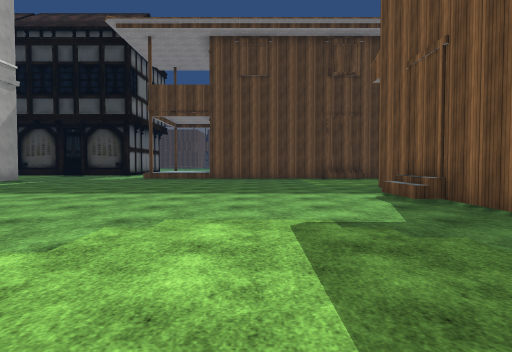
[1] (above)

24 first-person views from a walk through a scene from a Unity 3-D project. The camera is 1.3 m above the floor, tilts 2° down and sees 75° across. The floor is counted in squares, 2 m on a side. Each view is taken from the middle of a square. On the plan, view 1 faces up. The plan holds only what a view shows up to about 10 squares ahead; the rest is blank. The place goes on beyond the plan. The player character is not drawn. Some animated figures are left out. Some surface patterns are stand-ins.

[2]
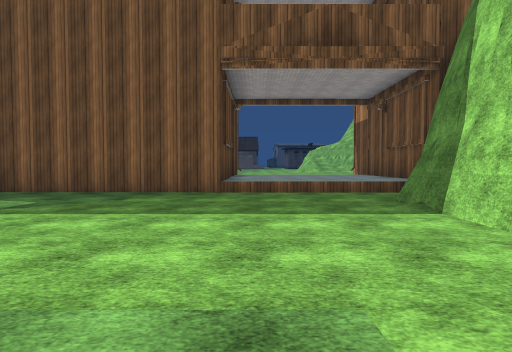

[3]
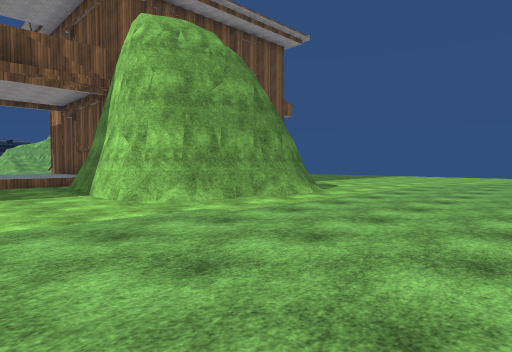

[4]
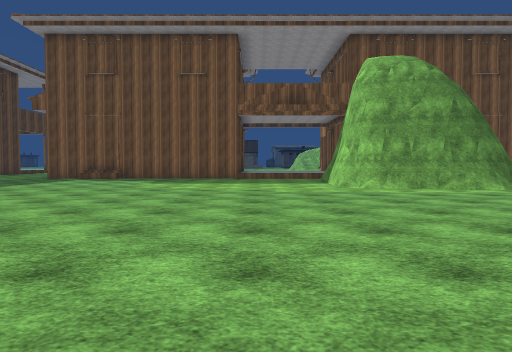

[5]
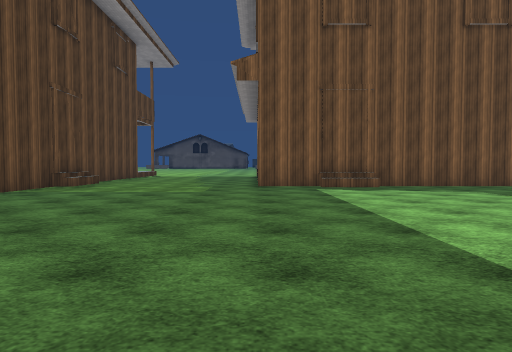

[6]
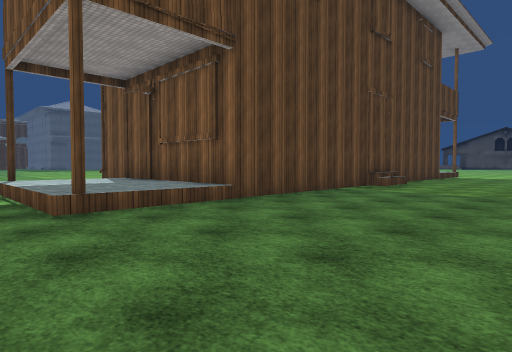

[7]
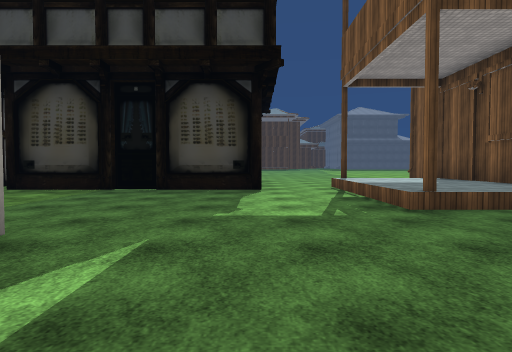

[8]
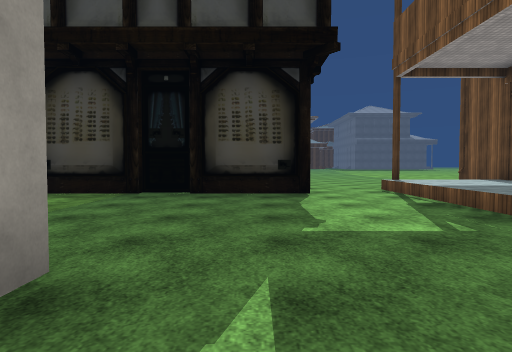

[9]
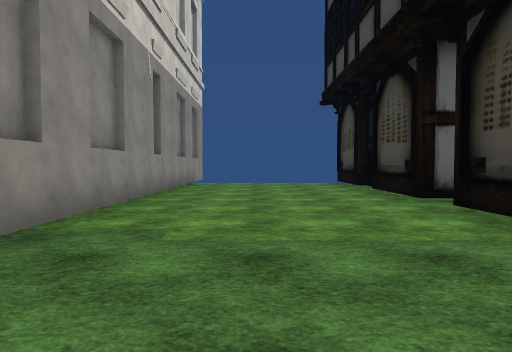

[10]
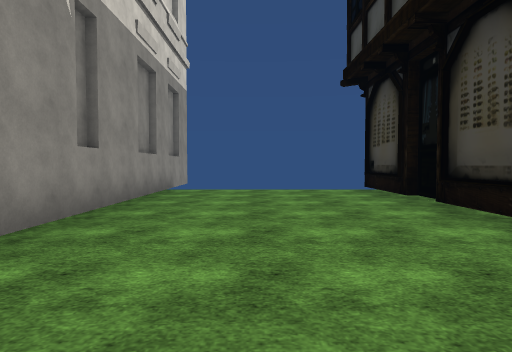

[11]
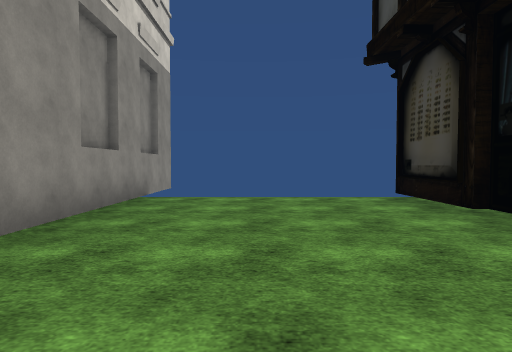

[12]
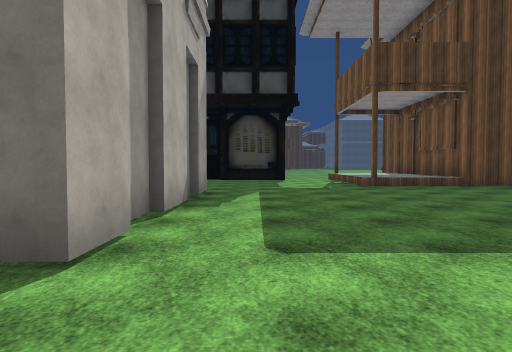

[13]
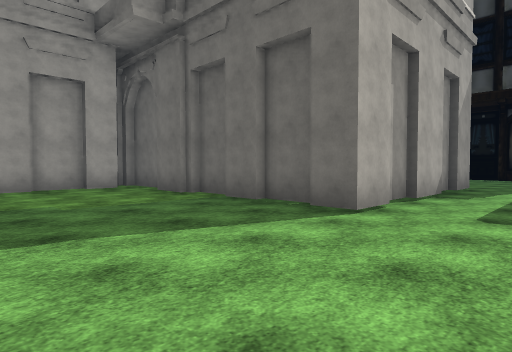

[14]
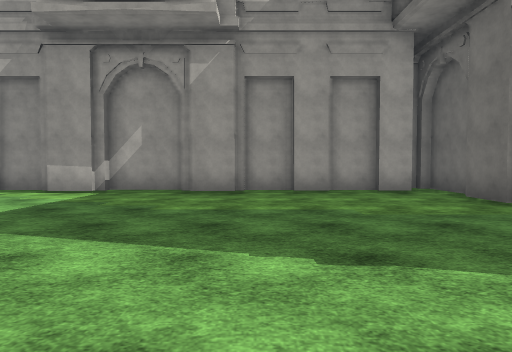

[15]
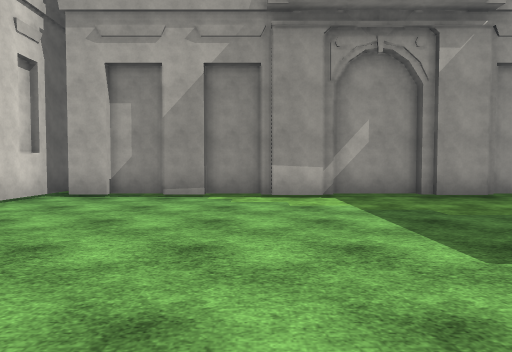

[16]
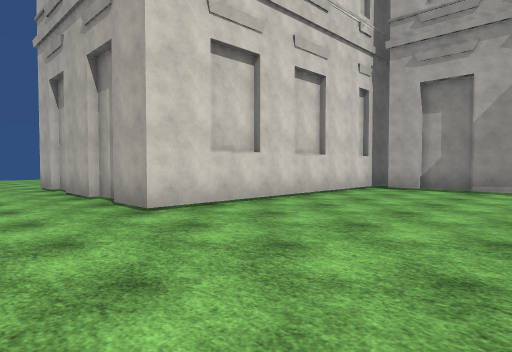

[17]
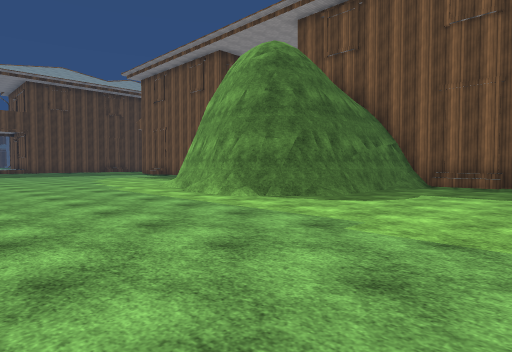

[18]
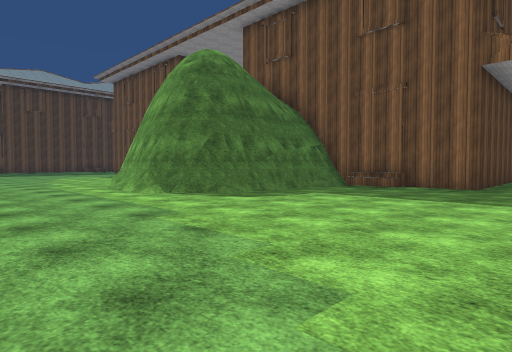

[19]
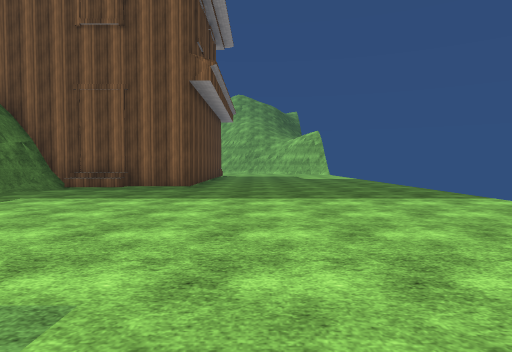

[20]
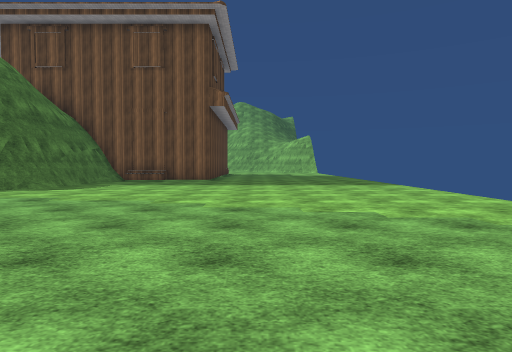

[21]
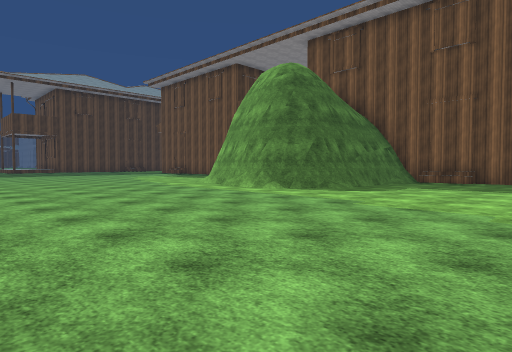

[22]
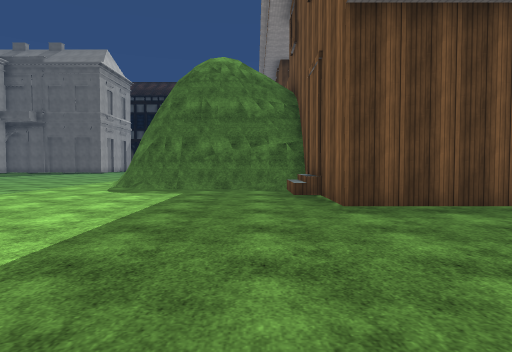

[23]
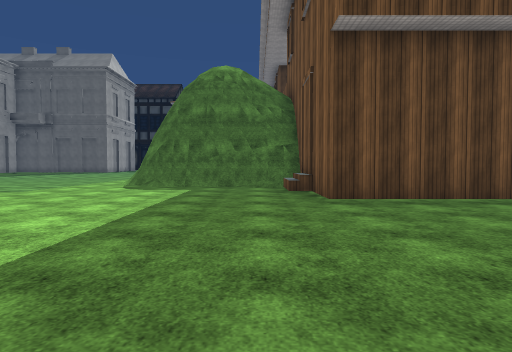

[24]
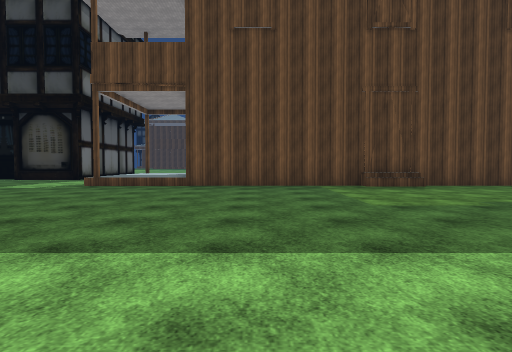

### Floor plan
Key: @ floor where view 1 was taken; # wall or solid block; x gap in a wall; . floor; ^ raised ledge; B building.
Columns run from 21 left of view 1 to 5 right of it. Each row starts with its distance up from view 1.
 21                ..  #
 20                ..  #
 19        #       .^^^^
 18  ########B###B#.^^^^
 17   ..............^^^^
 16   ..............^^^^
 15   ..............^^^^#######
 14   ......................^^.
 13 BB#B####B#B ...............
 12             ...............
 11             ...............
 10             ..............
  9             .............#
  8             #............#
  7     ##.######...........^.
  6      #......... ........^.
  5      #......... .........#
  4      #...................#
  3      #...................#
  2      #...................#
  1      #...................x^
  0      #...............@...^^
 -1      #...................^^
 -2      #...................^^
 -3      #..............#####^^
 -4      #.............##    ##
 -5      #.............#
 -6      ..............#
 -7             .......##
 -8             ........#####
 -9             ............#
-10             ............^.
-11             #............#
-12             #............##
-13             ...............
-14            ................
-15             ...............
-16              .............
-17               ............
-18                 ..........

Positions as (right, up) in squares from view 1, and headings:
1: (0, 0), facing up
2: (-4, 0), facing right
3: (-7, 0), facing down-right
4: (-11, 0), facing right
5: (-6, 9), facing right
6: (-6, 10), facing up-right
7: (-7, 10), facing up
8: (-8, 11), facing up
9: (-8, 15), facing left
10: (-11, 15), facing left
11: (-13, 15), facing left
12: (-8, 5), facing up
13: (-7, 3), facing up-left
14: (-8, 3), facing left
15: (-9, -2), facing left
16: (-7, -2), facing down-left
17: (-7, -12), facing up-right
18: (-6, -14), facing up-right
19: (-6, -14), facing right
20: (-10, -14), facing right
21: (-9, -13), facing up-right
22: (2, -17), facing up
23: (2, -18), facing up
24: (0, 5), facing up
